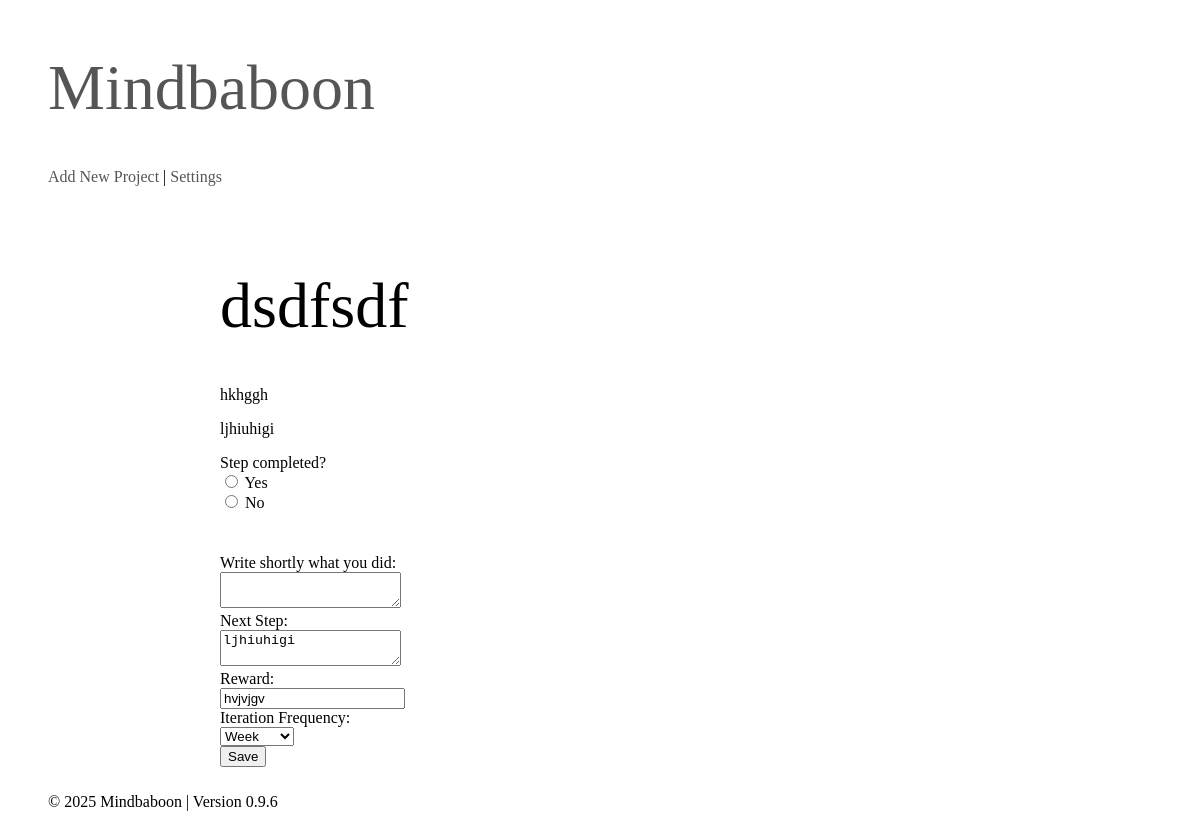
Screenshot of /iteration/49 with the database file from the repository.
### tables this page shows
CREATE TABLE goals (
            id INTEGER PRIMARY KEY AUTOINCREMENT,
            goal_name TEXT NOT NULL,
            goal_description TEXT,
            time_span TEXT,
            end_date TEXT,
            iteration TEXT,
            next_steps TEXT,
            reward TEXT,
            completed INTEGER NOT NULL DEFAULT 0,
            is_paused INTEGER NOT NULL DEFAULT 0,
            last_email_sent TIMESTAMP,
            created_at TIMESTAMP NOT NULL,
            last_reminder_at TIMESTAMP
        );

### iteration.py (the view, shortened to what this page needs)
@iteration_bp.route("/iteration/<int:goal_id>", methods=["GET", "POST"])
def iteration_view(goal_id):
    conn = get_db_connection()
    goal = conn.execute("SELECT * FROM goals WHERE id = ?", (goal_id,)).fetchone()
    if not goal:
        conn.close()
        return "Goal not found", 404
    conn.close()
    return render_template("iteration.html", goal=goal, version=VERSION)  # Updated line to pass version

### database.py (called while the page is built)
def get_db_connection():
    try:
        data_dir = 'data'
        if not os.path.exists(data_dir):
            os.makedirs(data_dir, exist_ok=True)
        db_path = os.path.join(data_dir, 'mindbaboon.db')
        conn = sqlite3.connect(db_path)
        conn.row_factory = sqlite3.Row
        return conn
    except Exception as e:
        print(f"Database connection error: {e}")
        raise

### templates/iteration.html (shortened to what this page needs)
{% extends "base.html" %}
{% block content %}
<div class="add-goal-page">
  <h1>{{ goal.goal_name }}</h1>
  <p>{{ goal.goal_description }}</p>
  <p>{{ goal.next_steps }}</p>
  <form method="POST" class="form-group-big">
    <label>Step completed?</label><br>
    <input type="radio" name="completed" value="yes" {% if request.args.get('completed') == 'yes' %}checked{% endif %} onclick="updateMessage('yes')"> Yes<br>
    <input type="radio" name="completed" value="no" {% if request.args.get('completed') == 'no' %}checked{% endif %} onclick="updateMessage('no')"> No<br>
    <label id="lblWasDone">Write shortly what you did:</label><br>
    <textarea id="txtWasDone" name="was_done"></textarea><br>
    <label id="lblNextStep">Next Step:</label><br>
    <textarea id="txtNextStep" name="next_steps">{{ goal.next_steps }}</textarea><br>
    <label id="lblReward">Reward:</label><br>
    <input type="text" id="txtReward" name="reward" value="{{ goal.reward }}"><br>
    <label id="lblIteration">Iteration Frequency:</label><br>
    <select id="selIteration" name="iteration">
      <option value="week" {% if goal.iteration == 'week' %}selected{% endif %}>Week</option>
    </select><br>
    <button type="submit" id="btnSave" class="add-goal-button">Save</button>
  </form>
</div>
{% endblock %}

### static/style.css (style rules this page uses)
html, body { height: 100%; padding-left: 20px; padding-top: 0px; padding-bottom: 0px; }
body { display: flex; flex-direction: column; }
h1, h2, p, em, a { font-family: "crete", serif; font-weight: 400; color: #000; }
h1, .goal-form-container h1 { font-size: 4rem; }
.add-goal-page { margin: 0 auto; max-width: 800px; }
::placeholder { color: #e6e6e6; }

### rows the page displays
goals: goal_name "dsdfsdf", goal_description "hkhggh", next_steps "ljhiuhigi", reward "hvjvjgv", iteration "Week"

### other values shown
{{ version }} "0.9.6"
